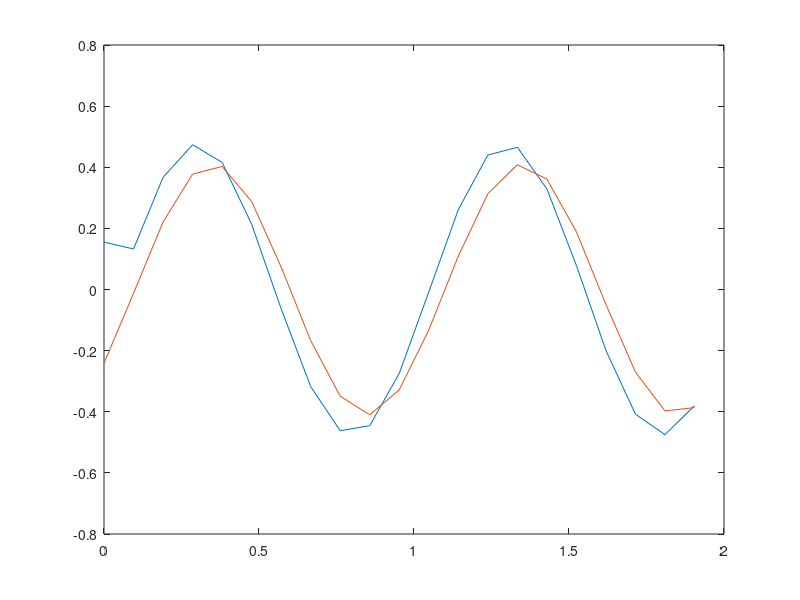
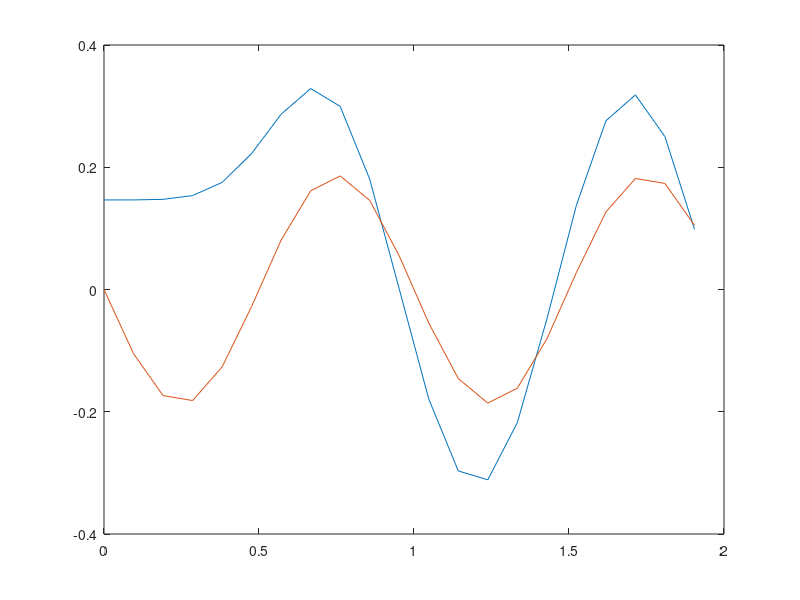

These figures' MATLAB source, in order:
clc;
clear all;
n=21;
A=0.5;
D=0.05;
L=2;
dt=0.05;
u=1;
l=1;
dx=L/n;
y=zeros(21, 30);
k=2*pi/l;
x(1) = 0;
for len=2:21
    x(len) = x(len-1) + dx;
end
y(:,1) = A*sin(k*x);
for t=2:30
    for i=1:21
        if i == 21
           y(i,t) = y(i,t-1)-(1/2)*(u*dt/dx)*(y(i,t-1)-y(i-1,t-1))+D*(dt/dx^2)*(y(i,t-1)-2*y(i,t-1)+y(i-1,t-1)); 
        end
        if  i == 1
            y(i,t) = y(i,t-1)-(1/2)*(u*dt/dx)*(y(i+1,t-1)-y(i+1,t-1))+D*(dt/dx^2)*(y(i+1,t-1)-2*y(i,t-1)+y(i+1,t-1));
        end
        if i>1 && i<21
            y(i,t) = y(i,t-1)-(1/2)*(u*dt/dx)*(y(i+1,t-1)-y(i-1,t-1))+D*(dt/dx^2)*(y(i+1,t-1)-2*y(i,t-1)+y(i-1,t-1));
        end
    end
end
T=0.1;
f = exp(-D*k^2*T)*A*sin(k*(x-u*T));
figure(1);
plot(x,y(:,2),x,f)
T=0.5;
f = exp(-D*k^2*T)*A*sin(k*(x-u*T));
figure(2);
plot(x,y(:,10),x,f)
